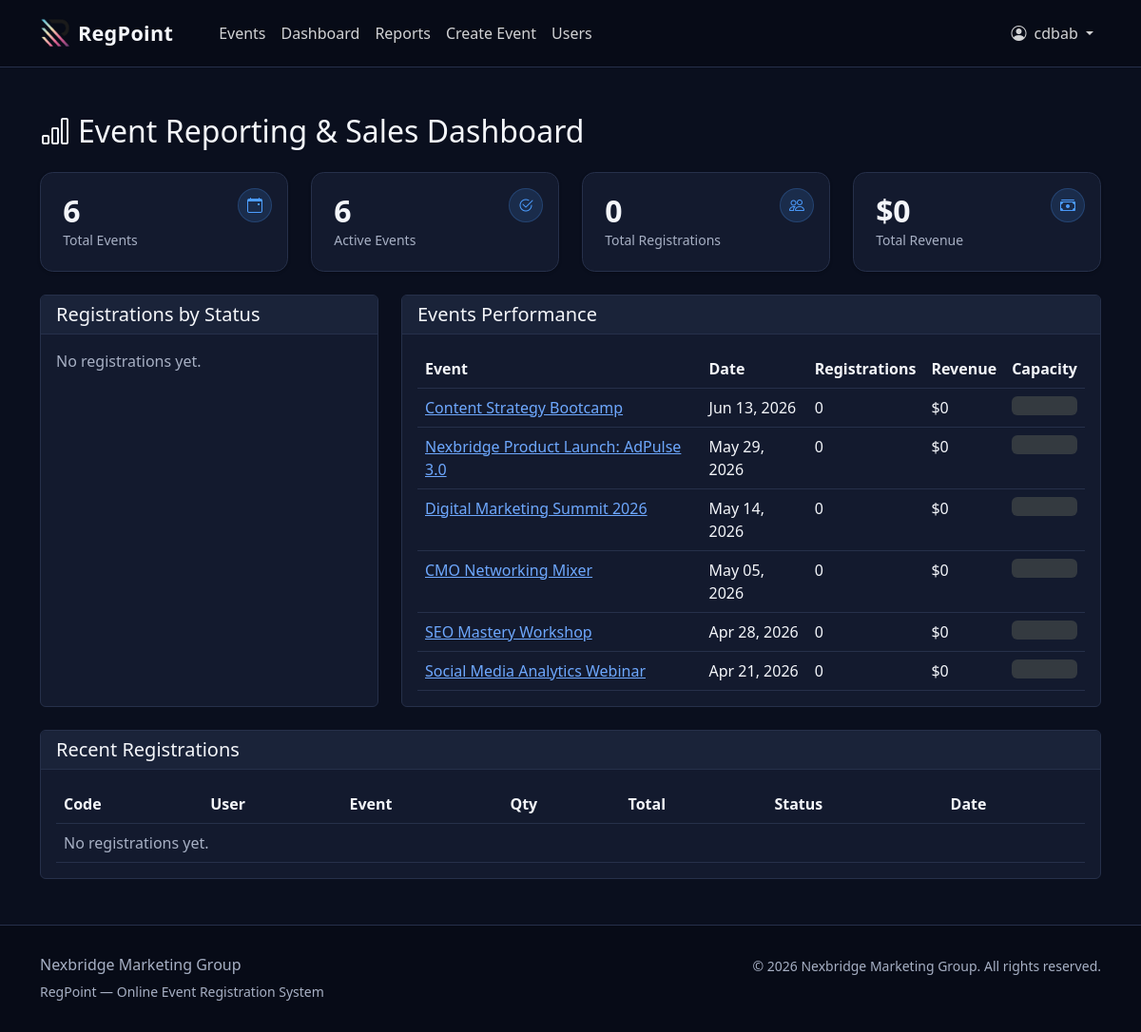
/admin-dashboard/ (signed in), run on the app's committed database.
### events/models.py (models this page shows, shortened)
class Event(models.Model):
    title = models.CharField(max_length=200)
    slug = models.SlugField(max_length=200, unique=True)
    description = models.TextField()
    category = models.ForeignKey(
        EventCategory,
        on_delete=models.SET_NULL,
        null=True,
        blank=True,
        related_name="events",
    )
    date = models.DateTimeField()
    end_date = models.DateTimeField(null=True, blank=True)
    location = models.CharField(max_length=300)
    capacity = models.PositiveIntegerField()
    price = models.DecimalField(max_digits=10, decimal_places=2, default=0)
    created_by = models.ForeignKey(
        settings.AUTH_USER_MODEL,
        on_delete=models.CASCADE,
        related_name="created_events",
    )
    created_at = models.DateTimeField(auto_now_add=True)
    updated_at = models.DateTimeField(auto_now=True)
    is_active = models.BooleanField(default=True)
    class Meta:
        ordering = ["date"]

### events/views.py (the view)
class AdminDashboardView(LoginRequiredMixin, View):
    def get(self, request):
        if not request.user.is_staff:
            messages.error(request, ACCESS_DENIED)
            return redirect("home")
        total_events = Event.objects.count()
        active_events = Event.objects.filter(is_active=True).count()
        total_registrations = Registration.objects.exclude(status="cancelled").count()
        total_revenue = Registration.objects.filter(
            status__in=["confirmed", "pending"]
        ).aggregate(total=Sum("total_price"))["total"] or Decimal("0")
        recent_registrations = Registration.objects.select_related(
            "user", "event"
        ).order_by("-created_at")[:10]
        events_with_stats = (
            Event.objects.filter(is_active=True)
            .annotate(
                reg_count=Count(
                    "registrations",
                    filter=Q(registrations__status__in=["confirmed", "pending"]),
                ),
                revenue=Sum(
                    "registrations__total_price",
                    filter=Q(registrations__status__in=["confirmed", "pending"]),
                ),
            )
            .order_by("-date")[:10]
        )
        status_counts = (
            Registration.objects.values("status")
            .annotate(count=Count("id"))
            .order_by("status")
        )
        context = {
            "total_events": total_events,
            "active_events": active_events,
            "total_registrations": total_registrations,
            "total_revenue": total_revenue,
            "recent_registrations": recent_registrations,
            "events_with_stats": events_with_stats,
            "status_counts": status_counts,
        }
        return render(request, "events/admin_dashboard.html", context)

### events/templates/events/admin_dashboard.html (shortened to what this page needs)
{% extends "events/base.html" %}
{% block content %}
<div class="container py-5">
    <h2 class="mb-4"><i class="bi bi-bar-chart me-2"></i>Event Reporting &amp; Sales Dashboard</h2>
    <div class="row g-4 mb-4">
        <div class="col-md-3">
            <div class="stat-card h-100">
                <span class="stat-card__icon"><i class="bi bi-calendar-event" aria-hidden="true"></i></span>
                <p class="stat-card__num">{{ total_events }}</p>
                <p class="stat-card__lbl">Total Events</p>
            </div>
        </div>
        <div class="col-md-3">
            <div class="stat-card h-100">
                <span class="stat-card__icon"><i class="bi bi-check2-circle" aria-hidden="true"></i></span>
                <p class="stat-card__num">{{ active_events }}</p>
                <p class="stat-card__lbl">Active Events</p>
            </div>
        </div>
        <div class="col-md-3">
            <div class="stat-card h-100">
                <span class="stat-card__icon"><i class="bi bi-people" aria-hidden="true"></i></span>
                <p class="stat-card__num">{{ total_registrations }}</p>
                <p class="stat-card__lbl">Total Registrations</p>
            </div>
        </div>
        <div class="col-md-3">
            <div class="stat-card h-100">
                <span class="stat-card__icon"><i class="bi bi-cash-stack" aria-hidden="true"></i></span>
                <p class="stat-card__num">${{ total_revenue }}</p>
                <p class="stat-card__lbl">Total Revenue</p>
            </div>
        </div>
    </div>
    <div class="row g-4 mb-4">
        <div class="col-md-4">
            <div class="card h-100">
                <div class="card-header"><h5 class="mb-0">Registrations by Status</h5></div>
                <div class="card-body">
                    {% for item in status_counts %}
                    <div class="d-flex justify-content-between align-items-center mb-2">
                        <span>
                            <span class="badge bg-{% if item.status == 'confirmed' %}success{% elif item.status == 'pending' %}warning{% else %}secondary{% endif %} me-2">
                                {{ item.status|title }}
                            </span>
                        </span>
                        <strong>{{ item.count }}</strong>
                    </div>
                    {% empty %}
                    <p class="text-muted mb-0">No registrations yet.</p>
                    {% endfor %}
                </div>
            </div>
        </div>
        <div class="col-md-8">
            <div class="card h-100">
                <div class="card-header"><h5 class="mb-0">Events Performance</h5></div>
                <div class="card-body">
                    <div class="table-responsive">
                        <table class="table table-hover mb-0">
                            <thead>
                                <tr>
                                    <th>Event</th>
                                    <th>Date</th>
                                    <th>Registrations</th>
                                    <th>Revenue</th>
                                    <th>Capacity</th>
                                </tr>
                            </thead>
                            <tbody>
                                {% for event in events_with_stats %}
                                <tr>
                                    <td><a href="{% url 'event_detail' event.slug %}">{{ event.title }}</a></td>
                                    <td>{{ event.date|date:"M d, Y" }}</td>
                                    <td>{{ event.reg_count }}</td>
                                    <td>${{ event.revenue|default:"0" }}</td>
                                    <td>
                                        <div class="progress" style="height: 20px;">
                                            {% widthratio event.reg_count event.capacity 100 as pct %}
                                        </div>
                                    </td>
                                </tr>
                                {% empty %}
                                <tr><td colspan="5" class="text-muted">No events yet.</td></tr>
                                {% endfor %}
                            </tbody>
                        </table>
                    </div>
                </div>
            </div>
        </div>
    </div>
    <div class="card">
        <div class="card-header"><h5 class="mb-0">Recent Registrations</h5></div>
        <div class="card-body">
            <div class="table-responsive">
                <table class="table table-hover mb-0">
                    <thead>
                        <tr>
                            <th>Code</th>
                            <th>User</th>
                            <th>Event</th>
                            <th>Qty</th>
                            <th>Total</th>
                            <th>Status</th>
                            <th>Date</th>
                        </tr>
                    </thead>
                    <tbody>
                        {% for reg in recent_registrations %}
                        <tr>
                            <td><code>{{ reg.confirmation_code }}</code></td>
                            <td>{{ reg.user.get_full_name|default:reg.user.username }}</td>
                            <td>{{ reg.event.title }}</td>
                            <td>{{ reg.quantity }}</td>
                            <td>${{ reg.total_price }}</td>
                            <td>
                                <span class="badge bg-{% if reg.status == 'confirmed' %}success{% elif reg.status == 'pending' %}warning{% else %}secondary{% endif %}">
                                    {{ reg.get_status_display }}
                                </span>
                            </td>
                            <td>{{ reg.created_at|date:"M d, Y H:i" }}</td>
                        </tr>
                        {% empty %}
                        <tr><td colspan="7" class="text-muted">No registrations yet.</td></tr>
                        {% endfor %}
                    </tbody>
                </table>
            </div>
        </div>
    </div>
</div>
{% endblock %}

### events/templates/events/base.html (shortened to what this page needs)
{% load static %}
<!DOCTYPE html>
<html lang="en" data-bs-theme="dark">
<head>
    <link href="https://cdn.jsdelivr.net/npm/bootstrap@5.3.3/dist/css/bootstrap.min.css"
          rel="stylesheet"
>
    <link href="https://cdn.jsdelivr.net/npm/bootstrap-icons@1.11.3/font/bootstrap-icons.min.css"
          rel="stylesheet"
>
</head>
<body>
    <nav class="navbar navbar-expand-lg navbar-dark" aria-label="Primary">
        <div class="container">
            <a class="navbar-brand" href="{% url 'home' %}">
                <img src="{% static 'events/logo.png' %}" alt="" class="navbar-logo" aria-hidden="true">
                <span>RegPoint</span>
            </a>
            <div class="collapse navbar-collapse" id="navContent">
                <ul class="navbar-nav ms-lg-4">
                    <li class="nav-item"><a class="nav-link" href="{% url 'event_list' %}">Events</a></li>
                    {% if user.is_authenticated %}
                    <li class="nav-item"><a class="nav-link" href="{% url 'dashboard' %}">Dashboard</a></li>
                    {% if user.is_staff %}
                    <li class="nav-item"><a class="nav-link" href="{% url 'admin_dashboard' %}">Reports</a></li>
                    <li class="nav-item"><a class="nav-link" href="{% url 'create_event' %}">Create Event</a></li>
                    {% endif %}
                    {% if user.is_superuser %}
                    <li class="nav-item"><a class="nav-link" href="{% url 'admin_manage_users' %}">Users</a></li>
                    {% endif %}
                    {% endif %}
                </ul>
                <ul class="navbar-nav ms-auto align-items-lg-center">
                    {% if user.is_authenticated %}
                    <li class="nav-item dropdown">
                        <a class="nav-link dropdown-toggle" href="#" role="button" data-bs-toggle="dropdown"
                           aria-expanded="false">
                            {% if user.profile.avatar %}
                            <img src="{{ user.profile.avatar.url }}" alt="" class="rounded-circle me-1" style="width:28px;height:28px;object-fit:cover;">
                            {% else %}
                            <i class="bi bi-person-circle me-1" aria-hidden="true"></i>
                            {% endif %}
                            <span>{{ user.get_full_name|default:user.username }}</span>
                        </a>
                    </li>
                    {% else %}
                    <li class="nav-item"><a class="nav-link" href="{% url 'account_login' %}">Login</a></li>
                    <li class="nav-item ms-lg-2"><a class="btn btn-accent" href="{% url 'account_signup' %}">Sign Up</a></li>
                    {% endif %}
                </ul>
            </div>
        </div>
    </nav>
    <main id="main-content" tabindex="-1">
        {% block content %}{% endblock %}
    </main>
    <footer>
        <div class="container">
            <div class="row">
                <div class="col-md-6">
                    <h6>Nexbridge Marketing Group</h6>
                    <p class="small mb-0">RegPoint &mdash; Online Event Registration System</p>
                </div>
                <div class="col-md-6 text-md-end">
                    <p class="small mb-0">&copy; 2026 Nexbridge Marketing Group. All rights reserved.</p>
                </div>
            </div>
        </div>
    </footer>
</body>
</html>

### events/templates/events/base.html (style rules this page uses)
:root { --nb-bg: #0a0f1e; --nb-bg-elevated: #0d1324; --nb-surface: #131a2e; --nb-surface-2: #1a2339; --nb-border: #26304a; --nb-border-strong:#384463; --nb-text: #f4f6fa; --nb-text-muted: #a7b0c4; --nb-text-subtle: #7a8399; --nb-primary: #4c9dff; --nb-accent: #4c9dff; --nb-accent-hover: #6aafff; --nb-focus-ring: #9ec5ff; --nb-dark: #070b17; --bs-body-bg: #0a0f1e; --bs-body-color: #f4f6fa; --bs-border-color: #26304a; --bs-secondary-color: #a7b0c4; --bs-tertiary-bg: #131a2e; --bs-emphasis-color: #f4f6fa; }
body { min-height: 100vh; display: flex; flex-direction: column; font-size: 1rem; background: var(--nb-bg); color: var(--nb-text); }
main { flex: 1; }
.navbar { background: var(--nb-dark); padding-top: .85rem; padding-bottom: .85rem; border-bottom: 1px solid var(--nb-border); }
.navbar-brand { font-weight: 700; letter-spacing: .3px; font-size: 1.35rem; display: inline-flex; align-items: center; gap: .5rem; color: var(--nb-text); }
.navbar-logo { height: 32px; width: auto; display: block; }
.navbar .nav-link { font-size: 1rem; font-weight: 500; color: rgba(255,255,255,.82); padding-left: 1rem; padding-right: 1rem; }
.card { background: var(--nb-surface); border: 1px solid var(--nb-border); color: var(--nb-text); }
.card-header { background: var(--nb-surface-2); border-bottom-color: var(--nb-border); }
.form-text, .text-muted { color: var(--nb-text-muted) !important; }
.stat-card { position: relative; border: 1px solid var(--nb-border); border-radius: .85rem; background: var(--nb-surface); padding: 1.35rem 1.45rem; box-shadow: 0 1px 3px rgba(0,0,0,.25); transition: border-color .2s, box-shadow .2s; color: var(--nb-text); }
.stat-card__icon { position: absolute; top: 1rem; right: 1rem; width: 36px; height: 36px; display: inline-flex; align-items: center; justify-content: center; border-radius: 50%; background: rgba(76,157,255,.14); color: var(--nb-accent); font-size: 1rem; border: 1px solid rgba(76,157,255,.22); }
.stat-card__num { font-size: 2rem; font-weight: 700; color: var(--nb-text); letter-spacing: -.01em; line-height: 1.1; margin: 0 0 .2rem 0; }
.stat-card__lbl { font-size: .875rem; color: var(--nb-text-muted); margin: 0; }
.table { color: var(--nb-text); }
.table > :not(caption) > * > * { background: transparent; color: var(--nb-text); }
footer { background: var(--nb-dark); color: var(--nb-text-muted); padding: 2rem 0; border-top: 1px solid var(--nb-border); }

### data on the page
Event: title "Content Strategy Bootcamp", date "Jun 13, 2026", reg_count "0", revenue "0"
Event: title "Nexbridge Product Launch: AdPulse 3.0", date "May 29, 2026", reg_count "0", revenue "0"
Event: title "Digital Marketing Summit 2026", date "May 14, 2026", reg_count "0", revenue "0"
Event: title "CMO Networking Mixer", date "May 05, 2026", reg_count "0", revenue "0"
Event: title "SEO Mastery Workshop", date "Apr 28, 2026", reg_count "0", revenue "0"
Event: title "Social Media Analytics Webinar", date "Apr 21, 2026", reg_count "0", revenue "0"

### other printed values
{{ user.get_full_name|default:user.username }} "cdbab"
{{ total_events }} "6"
{{ active_events }} "6"
{{ total_registrations }} "0"
{{ total_revenue }} "0"
